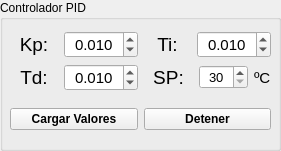
   <widget class="QGroupBox" name="groupBox_3">
    <property name="geometry">
     <rect>
      <x>90</x>
      <y>10</y>
      <width>281</width>
      <height>151</height>
     </rect>
    </property>
    <property name="title">
     <string>Controlador PID</string>
    </property>
    <widget class="QWidget" name="layoutWidget">
     <property name="geometry">
      <rect>
       <x>10</x>
       <y>20</y>
       <width>261</width>
       <height>121</height>
      </rect>
     </property>
     <layout class="QVBoxLayout" name="verticalLayout">
      <item>
       <layout class="QGridLayout" name="gridLayout_2">
        <item row="0" column="1">
         <layout class="QHBoxLayout" name="horizontalLayout_4">
          <item>
           <widget class="QLabel" name="Label_2">
            <property name="font">
             <font>
              <pointsize>14</pointsize>
             </font>
            </property>
            <property name="text">
             <string>Ti:</string>
            </property>
            <property name="alignment">
             <set>Qt::AlignCenter</set>
            </property>
           </widget>
          </item>
          <item>
           <widget class="QDoubleSpinBox" name="Spin_Ti">
            <property name="font">
             <font>
              <pointsize>11</pointsize>
             </font>
            </property>
            <property name="alignment">
             <set>Qt::AlignCenter</set>
            </property>
            <property name="decimals">
             <number>3</number>
            </property>
            <property name="singleStep">
             <double>0.001000000000000</double>
            </property>
            <property name="value">
             <double>0.010000000000000</double>
            </property>
           </widget>
          </item>
         </layout>
        </item>
        <item row="1" column="0">
         <layout class="QHBoxLayout" name="horizontalLayout_2">
          <item>
           <widget class="QLabel" name="Label_3">
            <property name="font">
             <font>
              <pointsize>14</pointsize>
             </font>
            </property>
            <property name="text">
             <string>Td:</string>
            </property>
            <property name="alignment">
             <set>Qt::AlignCenter</set>
            </property>
           </widget>
          </item>
          <item>
           <widget class="QDoubleSpinBox" name="Spin_Td">
            <property name="font">
             <font>
              <pointsize>11</pointsize>
             </font>
            </property>
            <property name="alignment">
             <set>Qt::AlignCenter</set>
            </property>
            <property name="decimals">
             <number>3</number>
            </property>
            <property name="singleStep">
             <double>0.001000000000000</double>
            </property>
            <property name="value">
             <double>0.010000000000000</double>
            </property>
           </widget>
          </item>
         </layout>
        </item>
        <item row="0" column="0">
         <layout class="QHBoxLayout" name="horizontalLayout_3">
          <item>
           <widget class="QLabel" name="Label_1">
            <property name="font">
             <font>
              <pointsize>14</pointsize>
             </font>
            </property>
            <property name="text">
             <string>Kp:</string>
            </property>
            <property name="alignment">
             <set>Qt::AlignCenter</set>
            </property>
           </widget>
          </item>
          <item>
           <widget class="QDoubleSpinBox" name="Spin_Kr">
            <property name="font">
             <font>
              <pointsize>11</pointsize>
             </font>
            </property>
            <property name="alignment">
             <set>Qt::AlignCenter</set>
            </property>
            <property name="decimals">
             <number>3</number>
            </property>
            <property name="singleStep">
             <double>0.001000000000000</double>
            </property>
            <property name="value">
             <double>0.010000000000000</double>
            </property>
           </widget>
          </item>
         </layout>
        </item>
        <item row="1" column="1">
         <layout class="QHBoxLayout" name="horizontalLayout">
          <item>
           <widget class="QLabel" name="label_26">
            <property name="font">
             <font>
              <pointsize>14</pointsize>
             </font>
            </property>
            <property name="text">
             <string>SP:</string>
            </property>
            <property name="alignment">
             <set>Qt::AlignCenter</set>
            </property>
           </widget>
          </item>
          <item>
           <widget class="QDoubleSpinBox" name="SetPoint">
            <property name="sizePolicy">
             <sizepolicy hsizetype="Fixed" vsizetype="Fixed">
              <horstretch>0</horstretch>
              <verstretch>0</verstretch>
             </sizepolicy>
            </property>
            <property name="maximumSize">
             <size>
              <width>500</width>
              <height>16777215</height>
             </size>
            </property>
            <property name="font">
             <font>
              <pointsize>10</pointsize>
             </font>
            </property>
            <property name="alignment">
             <set>Qt::AlignCenter</set>
            </property>
            <property name="decimals">
             <number>0</number>
            </property>
            <property name="minimum">
             <double>30.000000000000000</double>
            </property>
            <property name="maximum">
             <double>80.000000000000000</double>
            </property>
            <property name="singleStep">
             <double>1.000000000000000</double>
            </property>
            <property name="value">
             <double>30.000000000000000</double>
            </property>
           </widget>
          </item>
          <item>
           <widget class="QLabel" name="label_2">
            <property name="sizePolicy">
             <sizepolicy hsizetype="Fixed" vsizetype="Preferred">
              <horstretch>0</horstretch>
              <verstretch>0</verstretch>
             </sizepolicy>
            </property>
            <property name="font">
             <font>
              <pointsize>11</pointsize>
             </font>
            </property>
            <property name="frameShape">
             <enum>QFrame::NoFrame</enum>
            </property>
            <property name="text">
             <string>ºC</string>
            </property>
            <property name="alignment">
             <set>Qt::AlignLeading|Qt::AlignLeft|Qt::AlignVCenter</set>
            </property>
           </widget>
          </item>
         </layout>
        </item>
       </layout>
      </item>
      <item>
       <layout class="QHBoxLayout" name="horizontalLayout_7">
        <item>
         <widget class="QPushButton" name="pushButton_3">
          <property name="font">
           <font>
            <weight>75</weight>
            <bold>true</bold>
           </font>
          </property>
          <property name="text">
           <string>Cargar Valores</string>
          </property>
         </widget>
        </item>
        <item>
         <widget class="QPushButton" name="pushButton_4">
          <property name="font">
           <font>
            <weight>75</weight>
            <bold>true</bold>
           </font>
          </property>
          <property name="text">
           <string>Detener</string>
          </property>
         </widget>
        </item>
       </layout>
      </item>
     </layout>
    </widget>
   </widget>
